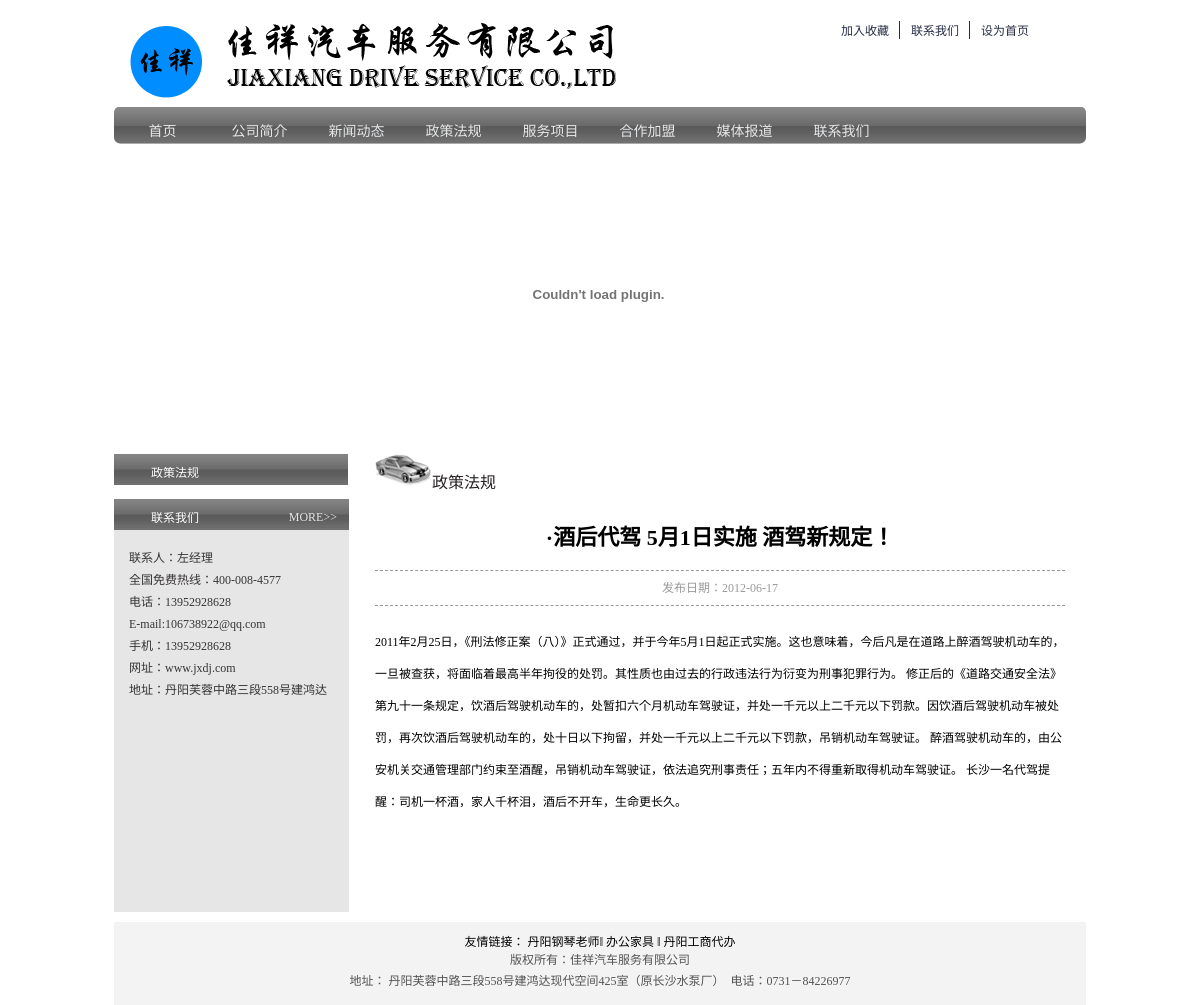
Page /policies/?id=3 on the committed database.
### tables this page shows
CREATE TABLE `news`(
	`id` int(20) NOT NULL AUTO_INCREMENT,
	`type` varchar(20) NOT NULL,
	`title` varchar(100) NOT NULL,
	`context` text NOT NULL,
	`created_at` date DEFAULT NULL,
	PRIMARY KEY (`id`)
);

### policies/index.php (the view, shortened to what this page needs)
<html xmlns="http://www.w3.org/1999/xhtml">
<head>
</head>
<body>
    <div id="overall">
        <div id="left">
            <div id="nul">
                <h2 class="h"><span>政策法规</span></h2>
            </div>
        </div>
        <div id="right">
            <h2>政策法规</h2>
            <div id="web_content">
                <div class="view">
                <?
                    $id = $_GET['id'];
                    include("../libs/db.php");
                    $strSql="select id,title,context,created_at from news where id = ".$id;
                    $result=mysql_query($strSql,$myconn);
                    $row=mysql_fetch_row($result);
                ?>
                    <h1><?=$row[1]?></h1>
                    <div class="time">发布日期：<?=$row[3]?></div>
                    <div class="content">
                        <?=$row[2]?>
                    </div>
                </div>
            </div>
        </div>
    </div>
</body>

### css/css.css (style rules this page uses)
li { list-style:none; }
a { font-size:12px; text-decoration:none; }
a:link { color:#000000; }
#nav ul li .ac { color:#FFFFFF; background-image:url(/images/index_bj.jpg); height:19px; overflow:auto }
.view div { float:none; }
.view h1 { text-align:center; font-size:22px; margin-bottom:20px; }
.view .content { line-height:32px;font-size:12px; }
.view .time { text-align:center;font-size:12px;border-bottom:1px dashed #999999;border-top:1px dashed #999999;color:#999999;padding:5px;margin-bottom:20px; }
#web_content { padding-bottom:20px;padding-top:30px;overflow:auto; width:100%;font-size:12px;line-height:24px; }
#overall { margin:0 auto; width:972px; }
#overall #logo { float:left; display:inline; margin-left:11px; margin-top:22px; }
#overall #lianxi { float:left; display:inline; margin-left:110px; background-image:url(/images/index_tel.png); background-position:bottom; height:88px; width:268px; margin-top:11px; }
#overall #lianxi ul { margin-left:68px; margin-top:10px; }
#overall #lianxi ul li { float:left; display:inline; border-right:1px solid #252c44; padding-left:11px; padding-right:10px; }
#overall #lianxi ul #index { padding-right:0px; border:0px; }
#overall #lianxi ul li a { font-size:12px; color:#252c44; }
#overall #nav { float:left; display:inline; background-image:url(/images/index_nav.png); height:37px; width:972px; margin-top:8px; }
#overall #nav ul li { float:left; display:inline; background-image:url(/images/index_navshu.jpg); background-position:right; width:97px; text-align:center; height:24px; padding-top:13px; }
#overall #nav ul li a { color:#e6e7e9; font-family:"黑体";font-size:14px; }
#overall #nav ul #lx { background-image:none; }
#overall #flash { float:left; display:inline;margin-bottom:10px; }
#overall .h { background-image:url(/images/index_titlebj.jpg); background-repeat:repeat-x; height:22px; padding-left:21px; padding-top:9px; font-weight:normal; margin-bottom:4px; }
#overall .h span { background-image:url(/images/index_san.gif); padding-left:16px; color:#ffffff; }
#overall .h a { float:right; display:inline;color:#e6e6e6; font-size:12px; margin-right:12px; margin-top:2px; }
#overall #connection { float:left; display:inline; width:235px; background-color:#e6e6e6; padding-bottom:13px; }
#overall #connection p { font-size:12px; color:#373434; margin-top:17px; margin-left:15px; line-height:22px; }
#overall #copyright { float:left; display:inline; text-align:center; width:972px; background-color:#f3f3f3; padding-top:10px; padding-bottom:10px; }
#overall #copyright p { font-size:12px; color:#545353; line-height:21px; margin-bottom:3px; }
#overall #left { width:234px; float:left; margin-bottom:10px; }
#overall #left #nul { margin-bottom:10px; float:left;width:234px; }
#overall #right { float:left; display:inline; width:690px; margin-left:7px;padding-left:20px;padding-right:20px; }
#overall #right h2 { background-image:url(/images/web_car.png); font-family:"黑体"; font-weight:normal; color:#272223; font-size:16px; padding-left:57px; height:27px; padding-top:15px; }

### rows in the picture
news: title "·酒后代驾 5月1日实施 酒驾新规定！", created_at "2012-06-17", context "2011年2月25日，《刑法修正案（八）》正式通过，并于今年5月1日起正式实施。这也意味着，今后凡是在道路上醉酒驾驶机动车的，一旦被查获，将面临着最高半年拘役的处罚。其性质也由过去的行政违法行为衍变为刑事犯罪行为。 修正后的《道路交通安全法》第九十一条规定，饮酒后驾驶机动车的，处暂扣六个月机动车驾驶证，并处一千元以上二千元以下罚款。因饮酒后驾驶机动车被处罚，再次饮酒后驾驶机动车的，处十日以下拘留，并处一千元以上二千元以下罚款，吊销机动车驾驶证。 醉酒驾驶机动车的，由公安机关交通管理部门约束至酒醒，吊销机动车驾驶证，依法追究刑事责任；五年内不得重新取得机动车驾驶证。 长沙一名代驾提醒：司机一杯酒，家人千杯泪，酒后不开车，生命更长久。"
